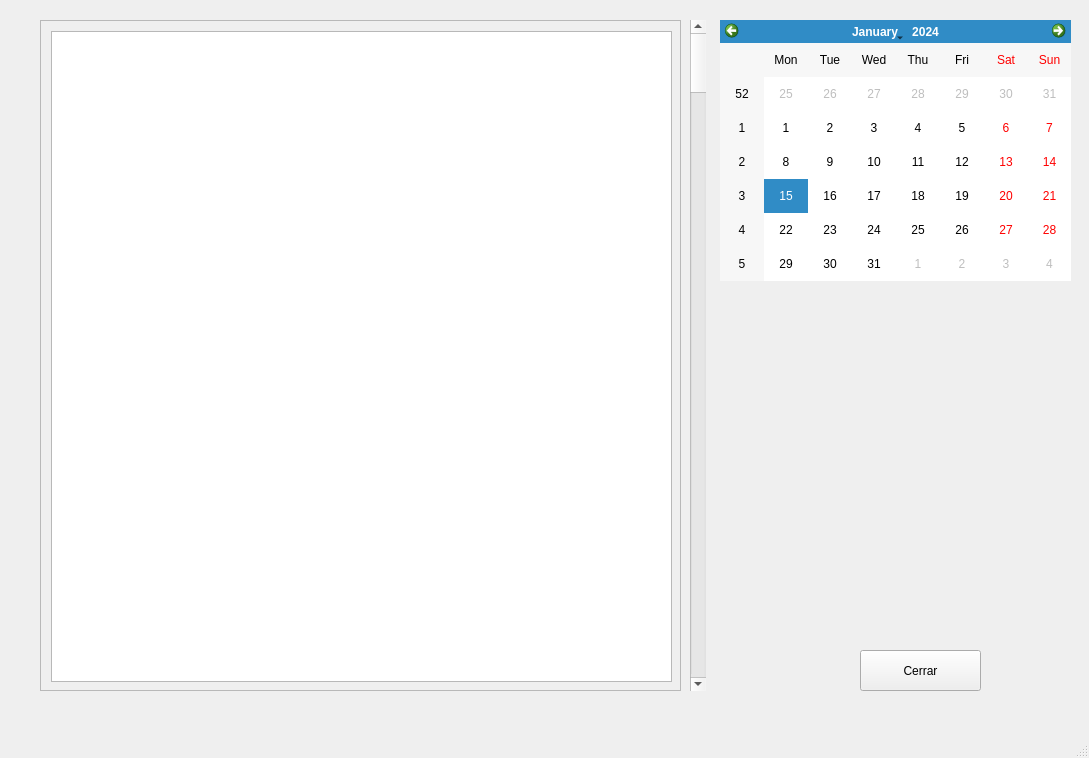
<?xml version="1.0" encoding="UTF-8"?>
<ui version="4.0">
 <class>MainWindow</class>
 <widget class="QMainWindow" name="MainWindow">
  <property name="geometry">
   <rect>
    <x>0</x>
    <y>0</y>
    <width>1089</width>
    <height>758</height>
   </rect>
  </property>
  <property name="windowTitle">
   <string>MainWindow</string>
  </property>
  <widget class="QWidget" name="centralwidget">
   <widget class="QPushButton" name="pushButton">
    <property name="geometry">
     <rect>
      <x>860</x>
      <y>650</y>
      <width>121</width>
      <height>41</height>
     </rect>
    </property>
    <property name="text">
     <string>Cerrar</string>
    </property>
   </widget>
   <widget class="QScrollArea" name="scrollArea">
    <property name="geometry">
     <rect>
      <x>40</x>
      <y>20</y>
      <width>641</width>
      <height>671</height>
     </rect>
    </property>
    <property name="widgetResizable">
     <bool>true</bool>
    </property>
    <widget class="QWidget" name="scrollAreaWidgetContents">
     <property name="geometry">
      <rect>
       <x>0</x>
       <y>0</y>
       <width>639</width>
       <height>669</height>
      </rect>
     </property>
     <widget class="QListWidget" name="listWidget">
      <property name="geometry">
       <rect>
        <x>10</x>
        <y>10</y>
        <width>621</width>
        <height>651</height>
       </rect>
      </property>
     </widget>
    </widget>
   </widget>
   <widget class="QScrollBar" name="verticalScrollBar">
    <property name="geometry">
     <rect>
      <x>690</x>
      <y>20</y>
      <width>16</width>
      <height>671</height>
     </rect>
    </property>
    <property name="orientation">
     <enum>Qt::Vertical</enum>
    </property>
   </widget>
   <widget class="QCalendarWidget" name="calendarWidget">
    <property name="geometry">
     <rect>
      <x>720</x>
      <y>20</y>
      <width>351</width>
      <height>261</height>
     </rect>
    </property>
   </widget>
  </widget>
  <widget class="QMenuBar" name="menubar">
   <property name="geometry">
    <rect>
     <x>0</x>
     <y>0</y>
     <width>1089</width>
     <height>21</height>
    </rect>
   </property>
  </widget>
  <widget class="QStatusBar" name="statusbar"/>
 </widget>
 <resources/>
 <connections/>
</ui>
